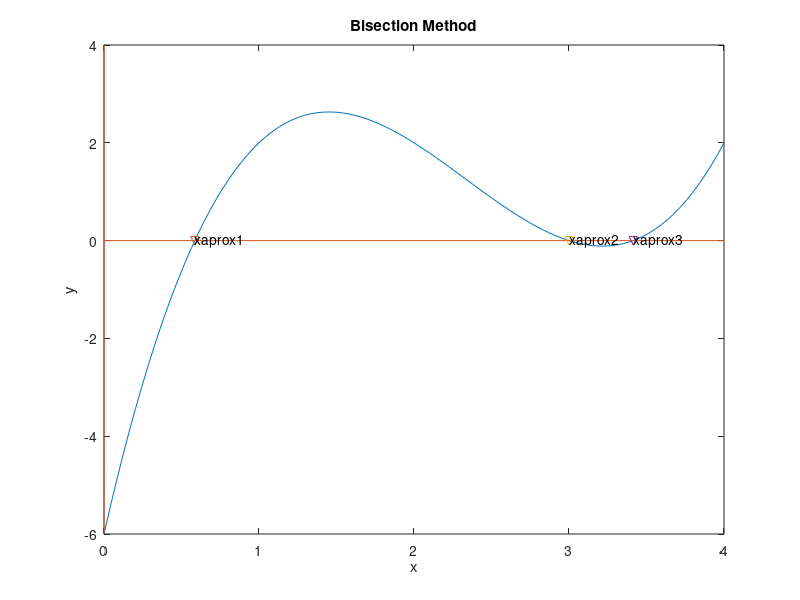

MATLAB code to generate this figure:
function bisectionMethod()
    plotBisMet()
end

function plotBisMet()
    % Plots bisMet calls 
    f = @(x) x.^3 - 7*x.^2 + 14*x - 6;
    
    X = linspace(0, 4);
    Y = f(X);
    
    plot(X, Y);
    hold on;
    
    eps = 0.00001;
    
    xaprox1 = bisMet(f, 0, 1, eps);
    xaprox2 = bisMet(f, 1, 3.2, eps);
    xaprox3 = bisMet(f, 3.2, 4, eps);
    
    line(xlim, [0, 0])
    line([0, 0], ylim)
    
    plot(xaprox1, f(xaprox1), 'v')
    text(xaprox1, f(xaprox1), 'xaprox1')
    
    plot(xaprox2, f(xaprox2), 'v')
    text(xaprox2, f(xaprox2), 'xaprox2')
    
    plot(xaprox3, f(xaprox3), 'v')
    text(xaprox3, f(xaprox3), 'xaprox3')
    
    xlabel('x')
    ylabel('y')
    title('Bisection Method')
    
    hold off;
end

function xaprox = bisMet(f, a, b, eps)
    assert(f(a) * f(b) <= 0);
    while true
        x = (a+b)/2;
        if f(a) * f(x) < 0
            b = x;
        else
            a = x;
        end
        if(abs(a-b) < eps)
            break;
        end
    end
    xaprox=x
end